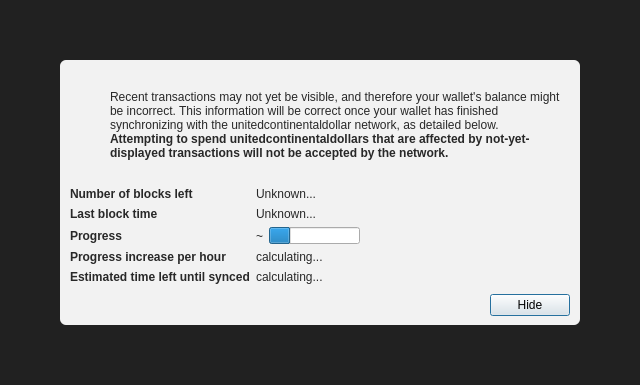
<?xml version="1.0" encoding="UTF-8"?>
<ui version="4.0">
 <class>ModalOverlay</class>
 <widget class="QWidget" name="ModalOverlay">
  <property name="geometry">
   <rect>
    <x>0</x>
    <y>0</y>
    <width>640</width>
    <height>385</height>
   </rect>
  </property>
  <property name="windowTitle">
   <string>Form</string>
  </property>
  <layout class="QVBoxLayout" name="verticalLayout" stretch="0">
   <property name="sizeConstraint">
    <enum>QLayout::SetDefaultConstraint</enum>
   </property>
   <property name="leftMargin">
    <number>0</number>
   </property>
   <property name="topMargin">
    <number>0</number>
   </property>
   <property name="rightMargin">
    <number>0</number>
   </property>
   <property name="bottomMargin">
    <number>0</number>
   </property>
   <item>
    <widget class="QWidget" name="bgWidget" native="true">
     <property name="styleSheet">
      <string notr="true">#bgWidget { background: rgba(0,0,0,220); }</string>
     </property>
     <layout class="QVBoxLayout" name="verticalLayoutMain" stretch="1">
      <property name="leftMargin">
       <number>60</number>
      </property>
      <property name="topMargin">
       <number>60</number>
      </property>
      <property name="rightMargin">
       <number>60</number>
      </property>
      <property name="bottomMargin">
       <number>60</number>
      </property>
      <item>
       <widget class="QWidget" name="contentWidget" native="true">
        <property name="styleSheet">
         <string notr="true">#contentWidget { background: rgba(255,255,255,240); border-radius: 6px; }

QLabel { color: rgb(40,40,40);  }</string>
        </property>
        <layout class="QVBoxLayout" name="verticalLayoutSub" stretch="1,0,0,0">
         <property name="spacing">
          <number>0</number>
         </property>
         <property name="leftMargin">
          <number>10</number>
         </property>
         <property name="topMargin">
          <number>10</number>
         </property>
         <property name="rightMargin">
          <number>10</number>
         </property>
         <property name="bottomMargin">
          <number>10</number>
         </property>
         <item>
          <layout class="QHBoxLayout" name="horizontalLayoutIconText" stretch="0,1">
           <property name="topMargin">
            <number>20</number>
           </property>
           <item>
            <layout class="QVBoxLayout" name="verticalLayoutIcon">
             <property name="leftMargin">
              <number>0</number>
             </property>
             <item>
              <widget class="QPushButton" name="warningIcon">
               <property name="enabled">
                <bool>false</bool>
               </property>
               <property name="text">
                <string/>
               </property>
               <property name="icon">
                <iconset>
                 <normaloff>:/icons/warning</normaloff>
                 <disabledoff>:/icons/warning</disabledoff>:/icons/warning</iconset>
               </property>
               <property name="iconSize">
                <size>
                 <width>48</width>
                 <height>48</height>
                </size>
               </property>
               <property name="flat">
                <bool>true</bool>
               </property>
              </widget>
             </item>
             <item>
              <spacer name="verticalSpacerWarningIcon">
               <property name="orientation">
                <enum>Qt::Vertical</enum>
               </property>
               <property name="sizeHint" stdset="0">
                <size>
                 <width>20</width>
                 <height>40</height>
                </size>
               </property>
              </spacer>
             </item>
            </layout>
           </item>
           <item>
            <layout class="QVBoxLayout" name="verticalLayoutInfoText">
             <property name="leftMargin">
              <number>0</number>
             </property>
             <property name="topMargin">
              <number>0</number>
             </property>
             <item>
              <widget class="QLabel" name="infoText">
               <property name="text">
                <string>Recent transactions may not yet be visible, and therefore your wallet's balance might be incorrect. This information will be correct once your wallet has finished synchronizing with the unitedcontinentaldollar network, as detailed below.</string>
               </property>
               <property name="textFormat">
                <enum>Qt::RichText</enum>
               </property>
               <property name="wordWrap">
                <bool>true</bool>
               </property>
              </widget>
             </item>
             <item>
              <widget class="QLabel" name="infoTextStrong">
               <property name="font">
                <font>
                 <weight>75</weight>
                 <bold>true</bold>
                </font>
               </property>
               <property name="text">
                <string>Attempting to spend unitedcontinentaldollars that are affected by not-yet-displayed transactions will not be accepted by the network.</string>
               </property>
               <property name="textFormat">
                <enum>Qt::RichText</enum>
               </property>
               <property name="wordWrap">
                <bool>true</bool>
               </property>
              </widget>
             </item>
             <item>
              <spacer name="verticalSpacerInTextSpace">
               <property name="orientation">
                <enum>Qt::Vertical</enum>
               </property>
               <property name="sizeHint" stdset="0">
                <size>
                 <width>20</width>
                 <height>40</height>
                </size>
               </property>
              </spacer>
             </item>
            </layout>
           </item>
          </layout>
         </item>
         <item>
          <spacer name="verticalSpacerAfterText">
           <property name="orientation">
            <enum>Qt::Vertical</enum>
           </property>
           <property name="sizeHint" stdset="0">
            <size>
             <width>20</width>
             <height>40</height>
            </size>
           </property>
          </spacer>
         </item>
         <item>
          <layout class="QFormLayout" name="formLayout">
           <property name="fieldGrowthPolicy">
            <enum>QFormLayout::FieldsStayAtSizeHint</enum>
           </property>
           <property name="horizontalSpacing">
            <number>6</number>
           </property>
           <property name="verticalSpacing">
            <number>6</number>
           </property>
           <property name="topMargin">
            <number>10</number>
           </property>
           <item row="0" column="0">
            <widget class="QLabel" name="labelNumberOfBlocksLeft">
             <property name="font">
              <font>
               <weight>75</weight>
               <bold>true</bold>
              </font>
             </property>
             <property name="text">
              <string>Number of blocks left</string>
             </property>
            </widget>
           </item>
           <item row="0" column="1">
            <widget class="QLabel" name="numberOfBlocksLeft">
             <property name="text">
              <string>Unknown...</string>
             </property>
            </widget>
           </item>
           <item row="1" column="0">
            <widget class="QLabel" name="labelLastBlockTime">
             <property name="font">
              <font>
               <weight>75</weight>
               <bold>true</bold>
              </font>
             </property>
             <property name="text">
              <string>Last block time</string>
             </property>
            </widget>
           </item>
           <item row="1" column="1">
            <widget class="QLabel" name="newestBlockDate">
             <property name="sizePolicy">
              <sizepolicy hsizetype="Maximum" vsizetype="Preferred">
               <horstretch>0</horstretch>
               <verstretch>0</verstretch>
              </sizepolicy>
             </property>
             <property name="text">
              <string>Unknown...</string>
             </property>
            </widget>
           </item>
           <item row="2" column="0">
            <widget class="QLabel" name="labelSyncDone">
             <property name="font">
              <font>
               <weight>75</weight>
               <bold>true</bold>
              </font>
             </property>
             <property name="text">
              <string>Progress</string>
             </property>
            </widget>
           </item>
           <item row="2" column="1">
            <layout class="QHBoxLayout" name="horizontalLayoutSync" stretch="0,1">
             <item>
              <widget class="QLabel" name="percentageProgress">
               <property name="text">
                <string notr="true">~</string>
               </property>
              </widget>
             </item>
             <item>
              <widget class="QProgressBar" name="progressBar">
               <property name="value">
                <number>24</number>
               </property>
               <property name="format">
                <string/>
               </property>
              </widget>
             </item>
            </layout>
           </item>
           <item row="4" column="0">
            <widget class="QLabel" name="labelProgressIncrease">
             <property name="font">
              <font>
               <weight>75</weight>
               <bold>true</bold>
              </font>
             </property>
             <property name="text">
              <string>Progress increase per hour</string>
             </property>
            </widget>
           </item>
           <item row="4" column="1">
            <widget class="QLabel" name="progressIncreasePerH">
             <property name="text">
              <string>calculating...</string>
             </property>
            </widget>
           </item>
           <item row="5" column="0">
            <widget class="QLabel" name="labelEstimatedTimeLeft">
             <property name="font">
              <font>
               <weight>75</weight>
               <bold>true</bold>
              </font>
             </property>
             <property name="text">
              <string>Estimated time left until synced</string>
             </property>
            </widget>
           </item>
           <item row="5" column="1">
            <widget class="QLabel" name="expectedTimeLeft">
             <property name="text">
              <string>calculating...</string>
             </property>
            </widget>
           </item>
          </layout>
         </item>
         <item>
          <layout class="QHBoxLayout" name="horizontalLayoutButtons">
           <property name="leftMargin">
            <number>10</number>
           </property>
           <property name="topMargin">
            <number>10</number>
           </property>
           <item>
            <spacer name="horizontalSpacer">
             <property name="orientation">
              <enum>Qt::Horizontal</enum>
             </property>
             <property name="sizeHint" stdset="0">
              <size>
               <width>40</width>
               <height>20</height>
              </size>
             </property>
            </spacer>
           </item>
           <item>
            <widget class="QPushButton" name="closeButton">
             <property name="text">
              <string>Hide</string>
             </property>
             <property name="shortcut">
              <string>Esc</string>
             </property>
             <property name="focusPolicy">
              <enum>Qt::StrongFocus</enum>
             </property>
             <property name="default">
              <bool>true</bool>
             </property>
            </widget>
           </item>
          </layout>
         </item>
        </layout>
       </widget>
      </item>
     </layout>
    </widget>
   </item>
  </layout>
 </widget>
 <resources/>
 <connections/>
</ui>
